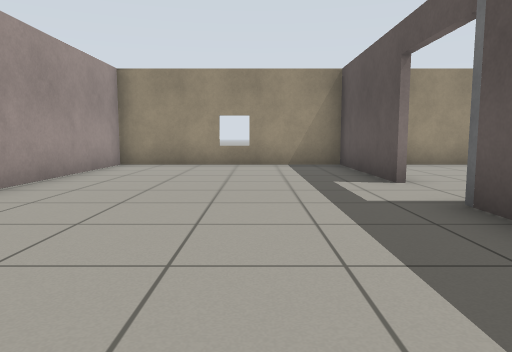
View 1 (above)

13 first-person views from a walk through a robot-simulator world made for Gazebo. The camera is 0.72 m above the floor, tilts 6° down and sees 70° across. The floor is counted in squares, 1 m on a side. Each view is taken from the middle of a square. On the plan, view 1 faces up. The plan holds only what a view shows up to about 11 squares ahead; the rest is blank. Simple patterns stand in for the simulator's built-in surfaces.

View 2
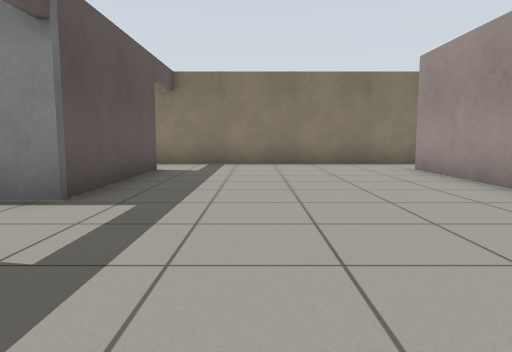

View 3
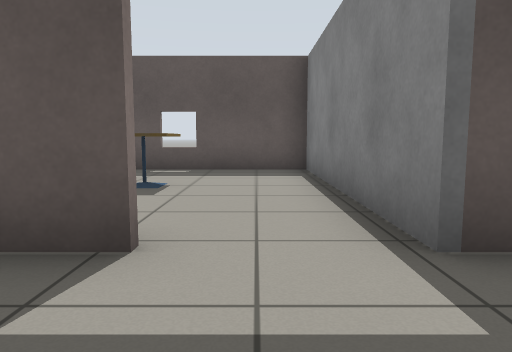

View 4
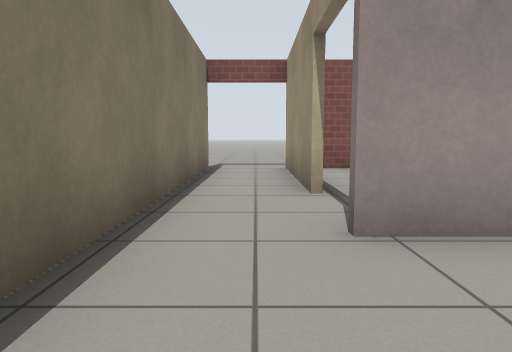

View 5
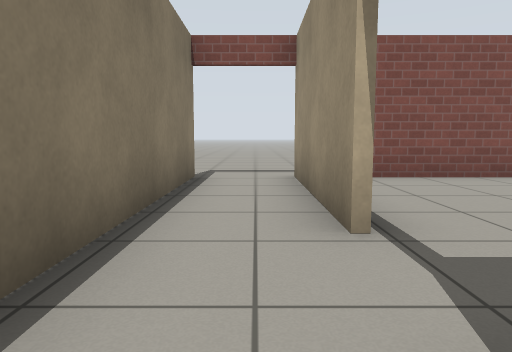

View 6
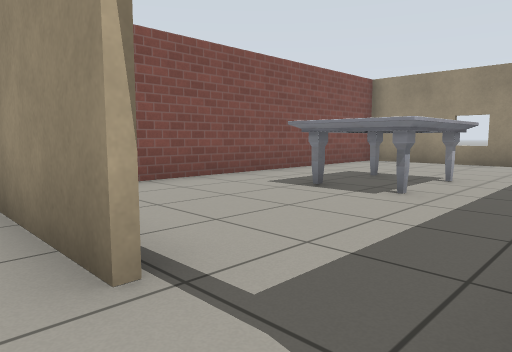

View 7
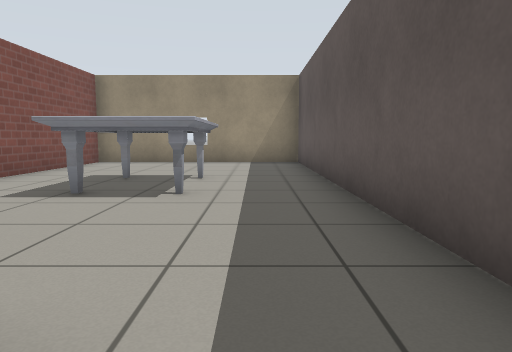

View 8
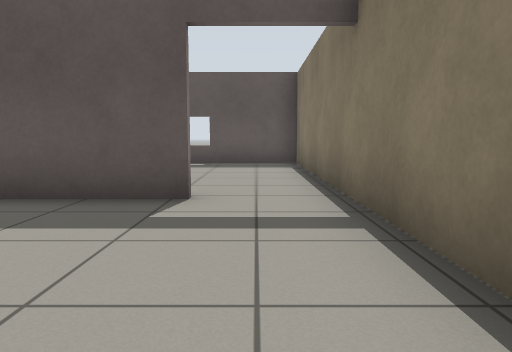

View 9
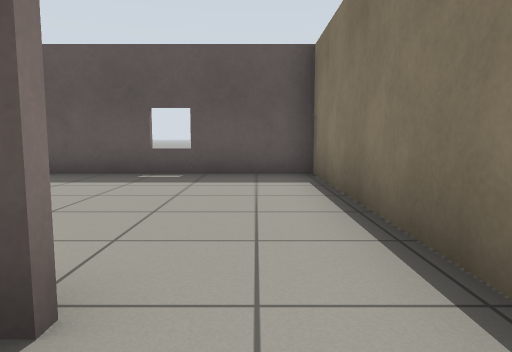

View 10
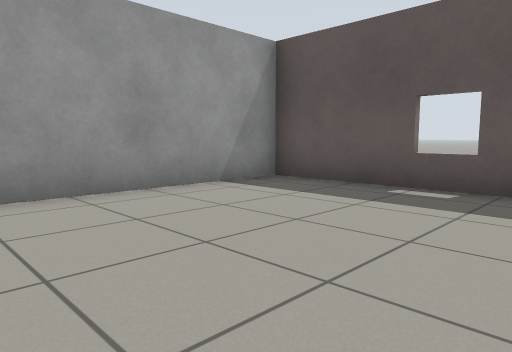

View 11
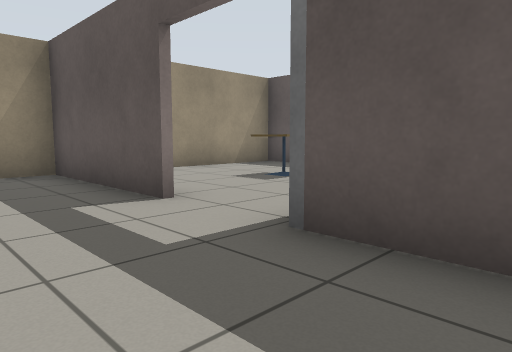

View 12
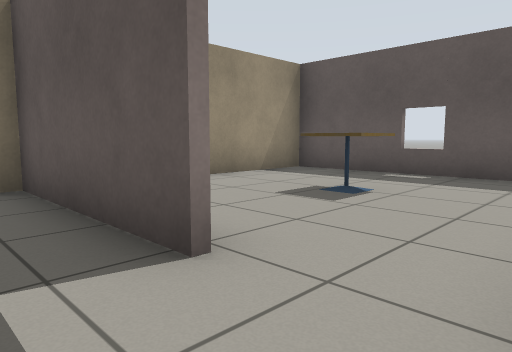

View 13
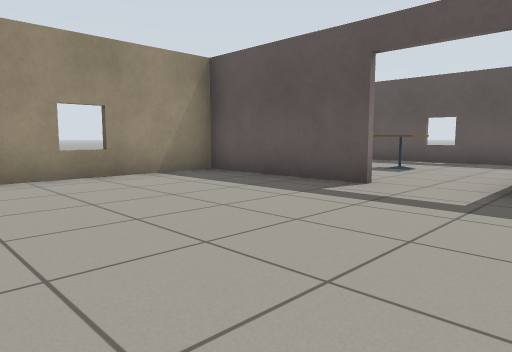

### Floor plan
Points are (right, up) in squares from view 1. A wall is a line through its corners. A room is listed if a view was taken in it or the views show most of it. See-through windows are left out.
Room 1 (views 1, 2, 3, 4, 5, 6, 7, 8, 9, 11, 12, 13)
walls: (-3.6, 2.9) (-3.6, -0.4); (2.2, 5.8) (2.2, 9.7) (-3.6, 9.7) (-3.6, 5.1); (-5.6, -0.3) (-9.9, -0.3); (2.2, -0.2) (2.2, 3.9); (-9.9, -2.1) (2, -2.1)
ways out: open door at (-4.5, 0) to room 3; open door at (2, 4.5) to room 4; open door at (-10, -1.5)
Room 2 (view 10)
walls: (8.2, 3.7) (3.8, 3.7); (2, -2.1) (8.2, -2.1) (8.2, 4)
ways out: open door at (2, -1.5)
Room 3 (no view inside)
walls: (-3.8, 0.6) (-3.8, 9.7) (-9.6, 9.7) (-9.6, 0.5)
ways out: open door at (-4.5, 0) to room 1
objects: marble table (-7, 4) to (-6, 6)
Room 4 (no view inside)
walls: (2.2, 3.9) (8.2, 3.9); (8.2, 4) (8.2, 9.7) (4, 9.7)
ways out: open door at (2, 4.5) to room 1
objects: cafe table (5, 6) to (6, 7)

Positions as (right, up) in squares from view 1, and headings:
1: (0, 0), facing up
2: (0, 8), facing down
3: (0, 5), facing right
4: (-1, -1), facing left
5: (-3, -1), facing left
6: (-4, -1), facing up-left
7: (-5, -1), facing up
8: (-2, -1), facing right
9: (1, -1), facing right
10: (3, -1), facing up-right
11: (0, 2), facing up-right
12: (1, 4), facing up-right
13: (-3, 3), facing up-right
